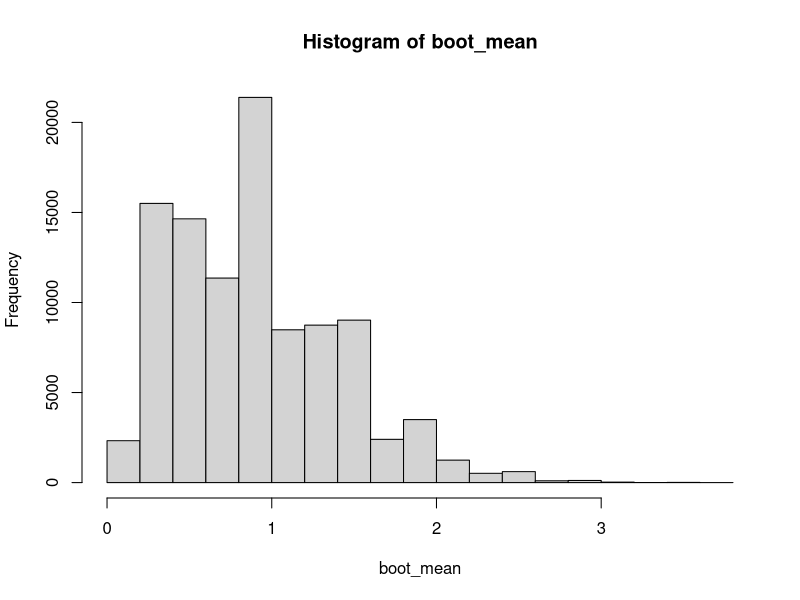
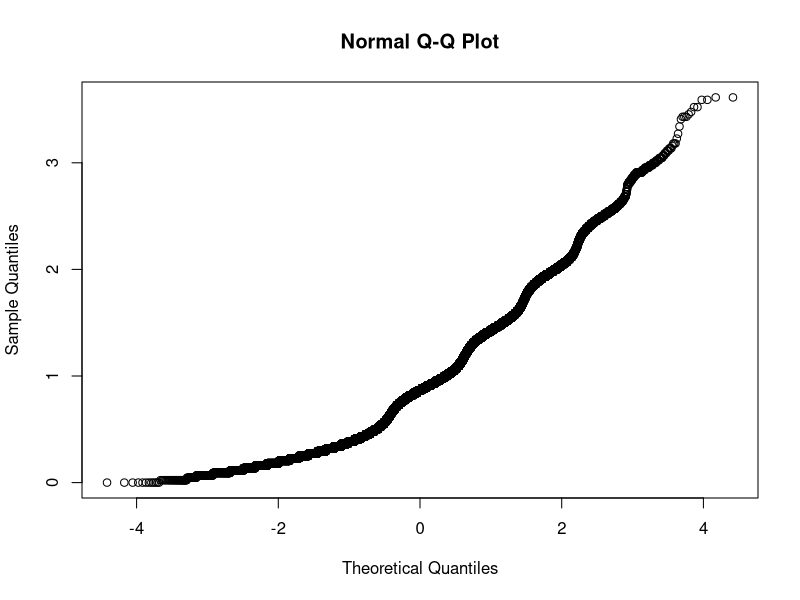

The R script that drew these images, in order:
student_work <- c(0, 0, 0, 0, 0, 0.25, 0.75, 0.75, 1, 1.25, 6)

# Number of boostrap replications
B <- 10^5

# Compute the length of vector
n <- length(student_work)

# Confidence level
alpha <- 0.05

# Initialisation of 
boot_mean <- rep(NA, B)

# Step 1
for (i in 1:B){
  # Step 2
  student_work_star <- student_work[sample(1:n, replace = TRUE)]
  
  # Step 3
  boot_mean[i] <- mean(student_work_star)
}

# Step 4
quantile(boot_mean, c(alpha/2, 1 - alpha/2))

hist(boot_mean)
qqnorm(boot_mean)
